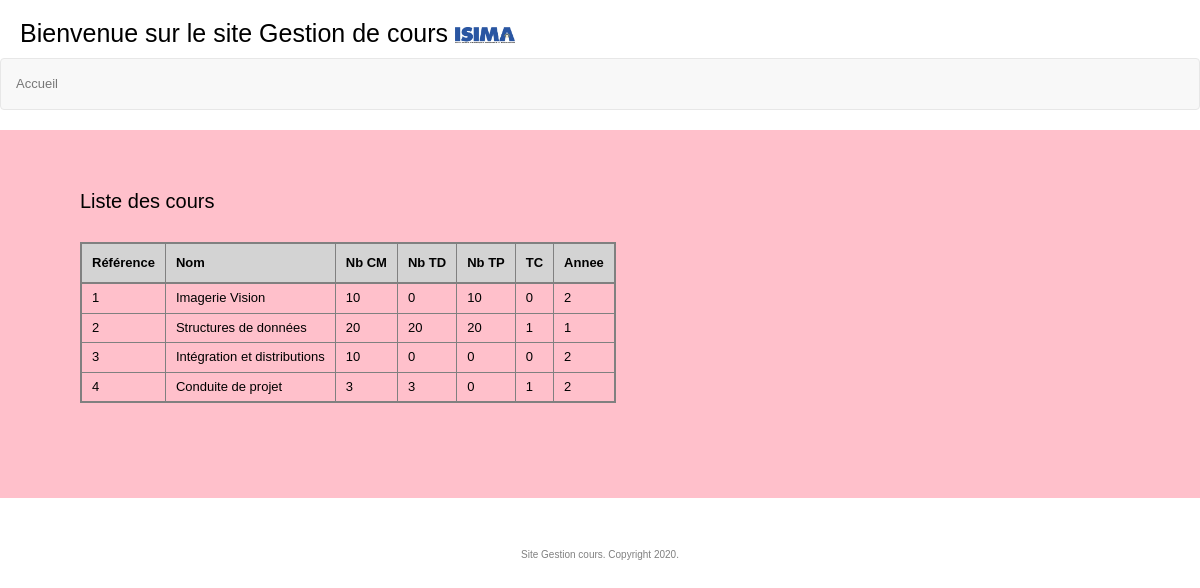
/Cours_liste.php, run on the app's committed database.
### tables this page shows
CREATE TABLE Cours
(
    idCours INT(5) NOT NULL,
    nomCours VARCHAR(100),
    nbCM INT(2),
    nbTD INT(2),
    nbTP INT(2),
    TC BOOLEAN,
    annee INT(5),
    PRIMARY KEY (idCours),
    FOREIGN KEY (annee) REFERENCES Annees(annee)
);

### Cours_liste.php (the view, shortened to what this page needs)
<?php require("haut.php"); ?>
<section id="main">
	<h2>Liste des cours</h2>
	<table>
		<tr>
			<th>R&eacute;f&eacute;rence</th>
			<th>Nom</th>
			<th>Nb CM</th>
			<th>Nb TD</th>
			<th>Nb TP</th>
			<th>TC</th>
			<th>Annee</th>
		</tr>
<?php
try{
	$req = $db->query('SELECT * FROM Cours ORDER BY idCours;');
	while ($cours = $req->fetch()){
?>
		<tr>
			<td><?php echo $cours['idCours']; ?></td>
			<td><?php echo $cours['nomCours']; ?></td>
			<td><?php echo $cours['nbCM']; ?></td>
			<td><?php echo $cours['nbTD']; ?></td>
			<td><?php echo $cours['nbTP']; ?></td>
			<td><?php echo $cours['TC']; ?></td>
			<td><?php echo $cours['annee']; ?></td>
		</tr>
<?php
	}
}catch (Exception $e){
	die('Erreur : ' . $e->getMessage());
}
?>
	</table>
</section>
<?php require("bas.php"); ?>

### css/style.css (style rules this page uses)
body { background-color: white; color: black; font-size: 13px; font-family: 'Lucida Grande', Arial, Verdana; }
h2 { margin-top: -20px; margin-bottom: 30px; font-size: 20px; }
table { border: 2px solid grey; border-collapse: collapse; margin-bottom: 15px; }
table th { background-color: lightgrey; border-right: 1px solid grey; border-bottom: 2px solid grey; padding: 10px 10px; }
table td { border-right: 1px solid grey; border-bottom: 1px solid grey; padding: 5px 10px; }
#main { background-color: pink; padding: 80px; }

### data on the page
cours: idCours "1", nomCours "Imagerie Vision", nbCM "10", nbTD "0", nbTP "10", TC "0", annee "2"
cours: idCours "2", nomCours "Structures de données", nbCM "20", nbTD "20", nbTP "20", TC "1", annee "1"
cours: idCours "3", nomCours "Intégration et distributions", nbCM "10", nbTD "0", nbTP "0", TC "0", annee "2"
cours: idCours "4", nomCours "Conduite de projet", nbCM "3", nbTD "3", nbTP "0", TC "1", annee "2"
